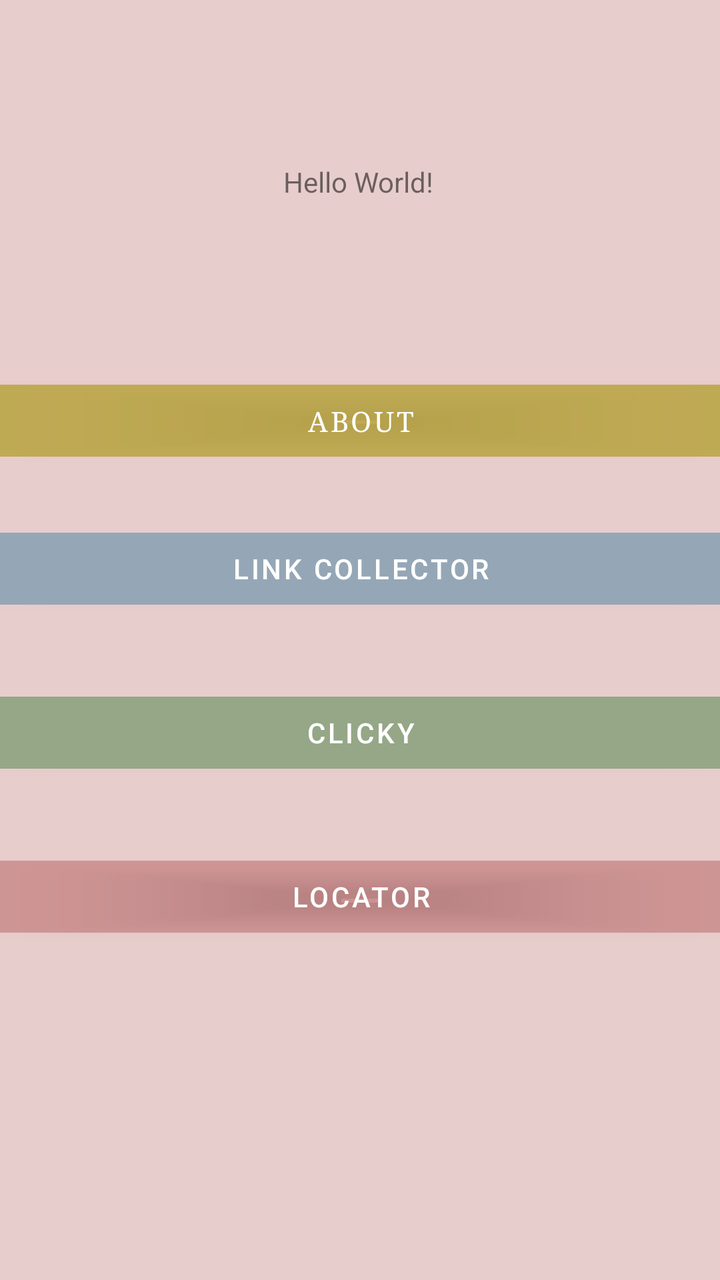
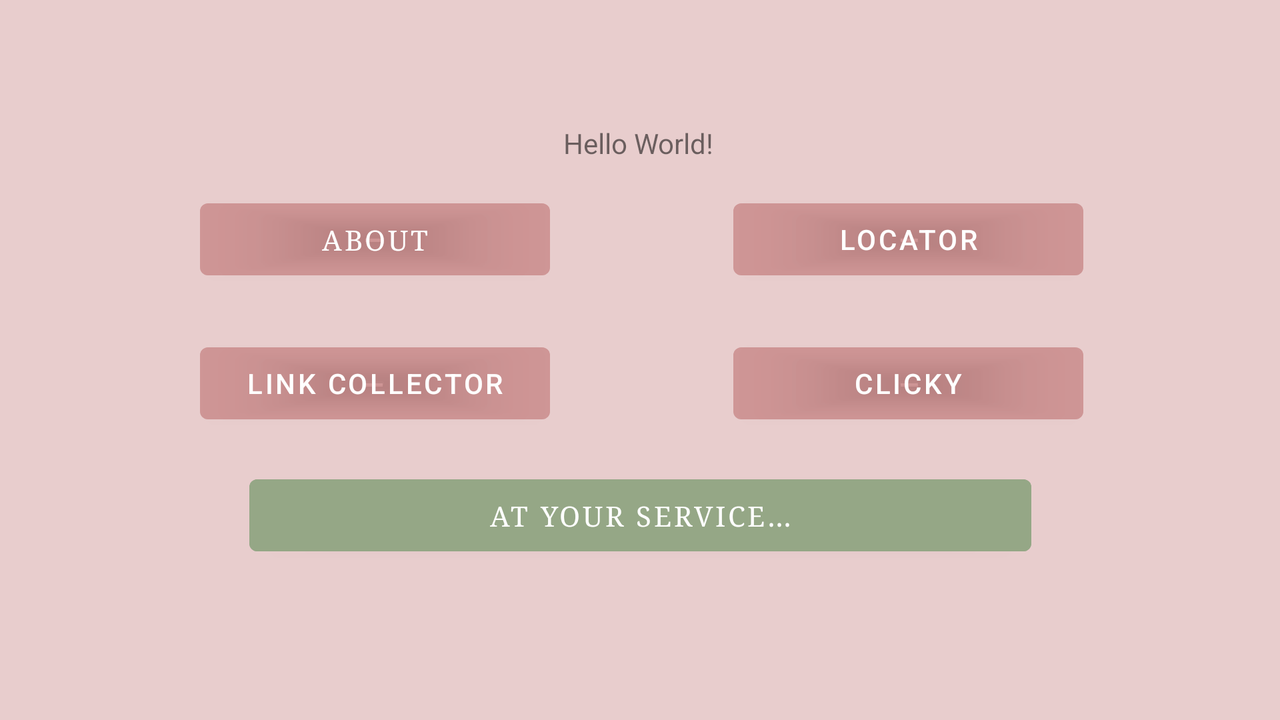

An Android layout and its configuration variant, each rendered on a device that would load it. The default file and the variant file are quoted in full after the pictures.
<!-- AndroidManifest.xml: application theme Theme.NUMAD21SuAlannaPasco -->
<!-- res/layout/activity_main.xml -->
<?xml version="1.0" encoding="utf-8"?>
<androidx.constraintlayout.widget.ConstraintLayout xmlns:android="http://schemas.android.com/apk/res/android"
    xmlns:app="http://schemas.android.com/apk/res-auto"
    xmlns:tools="http://schemas.android.com/tools"
    android:id="@+id/background"
    android:layout_width="match_parent"
    android:layout_height="match_parent"
    android:background="@color/muave_background"
    tools:context=".MainActivity"
    tools:layout_editor_absoluteY="81dp">

    <TextView
        android:id="@+id/hello_world_text_id"
        android:layout_width="wrap_content"
        android:layout_height="wrap_content"
        android:text="@string/hello_world_string"
        app:layout_constraintBottom_toBottomOf="parent"
        app:layout_constraintEnd_toEndOf="parent"
        app:layout_constraintHorizontal_bias="0.498"
        app:layout_constraintStart_toStartOf="parent"
        app:layout_constraintTop_toTopOf="parent"
        app:layout_constraintVertical_bias="0.131" />

    <Button
        android:id="@+id/about_button_id"
        android:layout_width="391dp"
        android:layout_height="wrap_content"
        android:backgroundTint="#92B7A23A"
        android:fontFamily="serif"
        android:text="@string/about_button_string"
        app:layout_constraintBottom_toBottomOf="parent"
        app:layout_constraintEnd_toEndOf="parent"
        app:layout_constraintStart_toStartOf="parent"
        app:layout_constraintTop_toTopOf="parent"
        app:layout_constraintVertical_bias="0.315" />

    <Button
        android:id="@+id/link_collector_button_id"
        android:layout_width="391dp"
        android:layout_height="wrap_content"
        android:backgroundTint="@color/muave_contrast_grey"
        android:text="@string/link_collector_button_string"
        app:layout_constraintBottom_toBottomOf="parent"
        app:layout_constraintEnd_toEndOf="parent"
        app:layout_constraintStart_toStartOf="parent"
        app:layout_constraintTop_toTopOf="parent"
        app:layout_constraintVertical_bias="0.44" />

    <Button
        android:id="@+id/clicky_button_id"
        android:layout_width="391dp"
        android:layout_height="wrap_content"
        android:backgroundTint="@color/muave_contrast_green"
        android:text="@string/clicky_button_string"
        app:layout_constraintBottom_toBottomOf="parent"
        app:layout_constraintEnd_toEndOf="parent"
        app:layout_constraintStart_toStartOf="parent"
        app:layout_constraintTop_toTopOf="parent"
        app:layout_constraintVertical_bias="0.578" />

    <Button
        android:id="@+id/locator_button_id"
        android:layout_width="391dp"
        android:layout_height="wrap_content"
        android:backgroundTint="@color/muave_background"
        android:text="@string/locator_button_string"
        app:layout_constraintBottom_toBottomOf="parent"
        app:layout_constraintEnd_toEndOf="parent"
        app:layout_constraintStart_toStartOf="parent"
        app:layout_constraintTop_toTopOf="parent"
        app:layout_constraintVertical_bias="0.717" />

</androidx.constraintlayout.widget.ConstraintLayout>
<!-- resources referenced by this layout -->
<resources>
  <color name="muave_background">#54B86767</color>
  <color name="muave_contrast_green">#95A786</color>
  <color name="muave_contrast_grey">#95A7B6</color>
  <string name="about_button_string">about</string>
  <string name="clicky_button_string">Clicky</string>
  <string name="hello_world_string">Hello World!</string>
  <string name="link_collector_button_string">Link Collector </string>
  <string name="locator_button_string">Locator</string>
  <style name="Theme.NUMAD21SuAlannaPasco" parent="Theme.MaterialComponents.DayNight.DarkActionBar">
          
          <item name="colorPrimary">@color/purple_500</item>
          <item name="colorPrimaryVariant">@color/purple_700</item>
          <item name="colorOnPrimary">@color/white</item>
          
          <item name="colorSecondary">@color/teal_200</item>
          <item name="colorSecondaryVariant">@color/teal_700</item>
          <item name="colorOnSecondary">@color/black</item>
          
          <item name="android:statusBarColor" tools:targetApi="l">?attr/colorPrimaryVariant</item>
          
      </style>
  <color name="white">#FFFFFFFF</color>
  <color name="teal_200">#FF03DAC5</color>
  <color name="teal_700">#FF018786</color>
  <color name="black">#FF000000</color>
</resources>
<!-- res/layout-land/activity_main.xml (the repository's variant of the layout above) -->
<!-- drawn on the phone turned sideways -->
<?xml version="1.0" encoding="utf-8"?>
<androidx.constraintlayout.widget.ConstraintLayout xmlns:android="http://schemas.android.com/apk/res/android"
    xmlns:app="http://schemas.android.com/apk/res-auto"
    xmlns:tools="http://schemas.android.com/tools"
    android:layout_width="match_parent"
    android:layout_height="match_parent"
    android:background="@color/muave_background"
    tools:context=".MainActivity"
    tools:layout_editor_absoluteY="81dp">

    <TextView
        android:id="@+id/hello_world_text_id"
        android:layout_width="wrap_content"
        android:layout_height="wrap_content"
        android:text="@string/hello_world_string"
        app:layout_constraintBottom_toBottomOf="parent"
        app:layout_constraintEnd_toEndOf="parent"
        app:layout_constraintHorizontal_bias="0.499"
        app:layout_constraintStart_toStartOf="parent"
        app:layout_constraintTop_toTopOf="parent"
        app:layout_constraintVertical_bias="0.182" />

    <Button
        android:id="@+id/about_button_id"
        android:layout_width="175dp"
        android:layout_height="48dp"
        android:layout_marginStart="100dp"
        android:backgroundTint="@color/muave_background"
        android:fontFamily="serif"
        android:text="@string/about_button_string"
        app:layout_constraintBottom_toBottomOf="parent"
        app:layout_constraintStart_toStartOf="parent"
        app:layout_constraintTop_toTopOf="parent"
        app:layout_constraintVertical_bias="0.307" />

    <Button
        android:id="@+id/link_collector_button_id"
        android:layout_width="175dp"
        android:layout_height="48dp"
        android:layout_marginStart="100dp"
        android:backgroundTint="@color/muave_background"
        android:text="@string/link_collector_button_string"
        app:layout_constraintBottom_toBottomOf="parent"
        app:layout_constraintStart_toStartOf="parent"
        app:layout_constraintTop_toTopOf="parent"
        app:layout_constraintVertical_bias="0.537" />

    <Button
        android:id="@+id/clicky_button_id"
        android:layout_width="175dp"
        android:layout_height="48dp"
        android:backgroundTint="@color/muave_background"
        android:text="@string/clicky_button_string"
        app:layout_constraintBottom_toBottomOf="parent"
        app:layout_constraintEnd_toEndOf="parent"
        app:layout_constraintHorizontal_bias="0.482"
        app:layout_constraintStart_toEndOf="@+id/link_collector_button_id"
        app:layout_constraintTop_toTopOf="parent"
        app:layout_constraintVertical_bias="0.537" />

    <androidx.constraintlayout.widget.Group
        android:id="@+id/group"
        android:layout_width="wrap_content"
        android:layout_height="wrap_content"
        app:constraint_referenced_ids="about_button_id" />

    <Button
        android:id="@+id/locator_button_id"
        android:layout_width="175dp"
        android:layout_height="48dp"
        android:backgroundTint="@color/muave_background"
        android:text="@string/locator_button_string"
        app:layout_constraintBottom_toBottomOf="parent"
        app:layout_constraintEnd_toEndOf="parent"
        app:layout_constraintHorizontal_bias="0.482"
        app:layout_constraintStart_toEndOf="@+id/about_button_id"
        app:layout_constraintTop_toTopOf="parent"
        app:layout_constraintVertical_bias="0.307" />

    <Button
        android:id="@+id/service_button_id"
        android:layout_width="391dp"
        android:layout_height="wrap_content"
        android:backgroundTint="@color/muave_contrast_green"
        android:fontFamily="serif"
        android:text="@string/ays_button_string"
        app:layout_constraintBottom_toBottomOf="parent"
        app:layout_constraintEnd_toEndOf="parent"
        app:layout_constraintHorizontal_bias="0.5"
        app:layout_constraintStart_toStartOf="parent"
        app:layout_constraintTop_toTopOf="parent"
        app:layout_constraintVertical_bias="0.749" />

</androidx.constraintlayout.widget.ConstraintLayout>
<!-- resources referenced by the variant -->
<!-- as the phone turned sideways resolves them -->
<resources>
  <color name="muave_background">#54B86767</color>
  <color name="muave_contrast_green">#95A786</color>
  <string name="about_button_string">about</string>
  <string name="ays_button_string">at your service…</string>
  <string name="clicky_button_string">Clicky</string>
  <string name="hello_world_string">Hello World!</string>
  <string name="link_collector_button_string">Link Collector </string>
  <string name="locator_button_string">Locator</string>
  <style name="Theme.NUMAD21SuAlannaPasco" parent="Theme.MaterialComponents.DayNight.DarkActionBar">
          
          <item name="colorPrimary">@color/purple_500</item>
          <item name="colorPrimaryVariant">@color/purple_700</item>
          <item name="colorOnPrimary">@color/white</item>
          
          <item name="colorSecondary">@color/teal_200</item>
          <item name="colorSecondaryVariant">@color/teal_700</item>
          <item name="colorOnSecondary">@color/black</item>
          
          <item name="android:statusBarColor" tools:targetApi="l">?attr/colorPrimaryVariant</item>
          
      </style>
  <color name="white">#FFFFFFFF</color>
  <color name="teal_200">#FF03DAC5</color>
  <color name="teal_700">#FF018786</color>
  <color name="black">#FF000000</color>
</resources>
